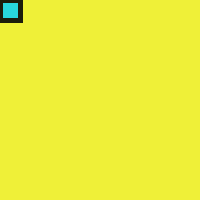
Frame 1 (no input)
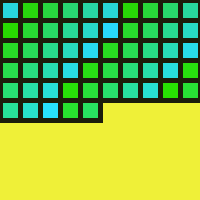
Frame 60 (the mouse pressed at the canvas centre just before this capture)
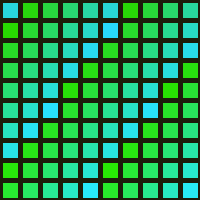
Frame 120 (the mouse held since frame 60 and released just before this capture)

The Processing sketch that drew these frames (run headless with seeded random() and noise(); from frame 60 on, the mouse is pressed at the canvas centre):

// Processing sketch: processing_171247
// ── processing_171247.pde

int x=0; 
int y=0;

int c=#28D6DB;
int d=#28D6DB;
int e=#21CB33;
int f=#2E21CB;



float w;
void setup ()
{
size (200,200);
background(#EFF038);
}
void draw()
{
frameRate(24);
stroke (#1C1C0B);
strokeWeight (5);
fill(c);
c=c+50;


rect(x,y,width/10, height/10);
x=x;
x=x+width/10;


if(x>height){
x=0;
y=y+height/10; 
}
}
